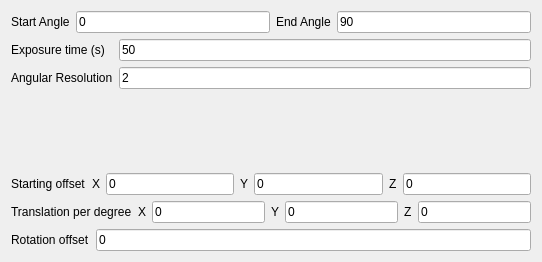
          <widget class="QWidget" name="scrollAreaWidgetContents_3">
           <property name="geometry">
            <rect>
             <x>0</x>
             <y>0</y>
             <width>542</width>
             <height>262</height>
            </rect>
           </property>
           <layout class="QVBoxLayout" name="verticalLayout_6">
            <item>
             <layout class="QHBoxLayout" name="horizontalLayout_28">
              <property name="bottomMargin">
               <number>0</number>
              </property>
              <item>
               <widget class="QLabel" name="label_startAngle">
                <property name="toolTip">
                 <string>&lt;html&gt;&lt;head/&gt;&lt;body&gt;&lt;p&gt;Start rotation angle in degrees&lt;/p&gt;&lt;/body&gt;&lt;/html&gt;</string>
                </property>
                <property name="text">
                 <string>Start Angle</string>
                </property>
               </widget>
              </item>
              <item>
               <widget class="QLineEdit" name="lineEdit_startAngle">
                <property name="text">
                 <string>0</string>
                </property>
               </widget>
              </item>
              <item>
               <widget class="QLabel" name="label_endAngle">
                <property name="toolTip">
                 <string>&lt;html&gt;&lt;head/&gt;&lt;body&gt;&lt;p&gt;Last rotation angle in degrees&lt;/p&gt;&lt;/body&gt;&lt;/html&gt;</string>
                </property>
                <property name="text">
                 <string>End Angle</string>
                </property>
               </widget>
              </item>
              <item>
               <widget class="QLineEdit" name="lineEdit_endAngle">
                <property name="text">
                 <string>90</string>
                </property>
               </widget>
              </item>
             </layout>
            </item>
            <item>
             <layout class="QFormLayout" name="formLayout_7">
              <property name="bottomMargin">
               <number>0</number>
              </property>
              <item row="0" column="0">
               <widget class="QLabel" name="label_expTime">
                <property name="toolTip">
                 <string>&lt;html&gt;&lt;head/&gt;&lt;body&gt;&lt;p&gt;The exposure time in seconds&lt;/p&gt;&lt;/body&gt;&lt;/html&gt;</string>
                </property>
                <property name="text">
                 <string>Exposure time (s)</string>
                </property>
               </widget>
              </item>
              <item row="0" column="1">
               <widget class="QLineEdit" name="lineEdit_exposureTime">
                <property name="text">
                 <string>50</string>
                </property>
               </widget>
              </item>
              <item row="1" column="0">
               <widget class="QLabel" name="label_angleRes">
                <property name="toolTip">
                 <string>&lt;html&gt;&lt;head/&gt;&lt;body&gt;&lt;p&gt;Specifies the angular step size used for wedge iterations in degrees&lt;/p&gt;&lt;/body&gt;&lt;/html&gt;</string>
                </property>
                <property name="text">
                 <string>Angular Resolution</string>
                </property>
               </widget>
              </item>
              <item row="1" column="1">
               <widget class="QLineEdit" name="lineEdit_angleRes">
                <property name="text">
                 <string>2</string>
                </property>
               </widget>
              </item>
             </layout>
            </item>
            <item>
             <layout class="QHBoxLayout" name="horizontalLayout_29">
              <property name="bottomMargin">
               <number>0</number>
              </property>
              <item>
               <widget class="QLabel" name="label_startOffset">
                <property name="toolTip">
                 <string>&lt;html&gt;&lt;head/&gt;&lt;body&gt;&lt;p&gt;Offset translation in μm applied to the crystal relative to the origin&lt;/p&gt;&lt;/body&gt;&lt;/html&gt;</string>
                </property>
                <property name="text">
                 <string>Starting offset</string>
                </property>
               </widget>
              </item>
              <item>
               <widget class="QLabel" name="label_offsetX">
                <property name="text">
                 <string>X</string>
                </property>
               </widget>
              </item>
              <item>
               <widget class="QLineEdit" name="lineEdit_offsetX">
                <property name="text">
                 <string>0</string>
                </property>
               </widget>
              </item>
              <item>
               <widget class="QLabel" name="label_offsetY">
                <property name="text">
                 <string>Y</string>
                </property>
               </widget>
              </item>
              <item>
               <widget class="QLineEdit" name="lineEdit_offsetY">
                <property name="text">
                 <string>0</string>
                </property>
               </widget>
              </item>
              <item>
               <widget class="QLabel" name="label_offsetZ">
                <property name="text">
                 <string>Z</string>
                </property>
               </widget>
              </item>
              <item>
               <widget class="QLineEdit" name="lineEdit_offsetZ">
                <property name="text">
                 <string>0</string>
                </property>
               </widget>
              </item>
             </layout>
            </item>
            <item>
             <layout class="QHBoxLayout" name="horizontalLayout_30">
              <property name="bottomMargin">
               <number>0</number>
              </property>
              <item>
               <widget class="QLabel" name="label_tns">
                <property name="toolTip">
                 <string>&lt;html&gt;&lt;head/&gt;&lt;body&gt;&lt;p&gt;translation of the goniometer during exposure in μm/ ◦ for helical scanning&lt;/p&gt;&lt;/body&gt;&lt;/html&gt;</string>
                </property>
                <property name="text">
                 <string>Translation per degree</string>
                </property>
               </widget>
              </item>
              <item>
               <widget class="QLabel" name="label_tnsX">
                <property name="text">
                 <string>X</string>
                </property>
               </widget>
              </item>
              <item>
               <widget class="QLineEdit" name="lineEdit_tnsX">
                <property name="text">
                 <string>0</string>
                </property>
               </widget>
              </item>
              <item>
               <widget class="QLabel" name="label_tnsY">
                <property name="text">
                 <string>Y</string>
                </property>
               </widget>
              </item>
              <item>
               <widget class="QLineEdit" name="lineEdit_tnsY">
                <property name="text">
                 <string>0</string>
                </property>
               </widget>
              </item>
              <item>
               <widget class="QLabel" name="label_tnsZ">
                <property name="text">
                 <string>Z</string>
                </property>
               </widget>
              </item>
              <item>
               <widget class="QLineEdit" name="lineEdit_tnsZ">
                <property name="text">
                 <string>0</string>
                </property>
               </widget>
              </item>
             </layout>
            </item>
            <item>
             <layout class="QHBoxLayout" name="horizontalLayout_32">
              <item>
               <widget class="QLabel" name="label_rotOffset">
                <property name="toolTip">
                 <string>&lt;html&gt;&lt;head/&gt;&lt;body&gt;&lt;p&gt;The offset in μm along X (vertical in most set-ups) between the beam axis and the rotation axis&lt;/p&gt;&lt;/body&gt;&lt;/html&gt;</string>
                </property>
                <property name="text">
                 <string>Rotation offset</string>
                </property>
               </widget>
              </item>
              <item>
               <widget class="QLineEdit" name="lineEdit_rotOffset">
                <property name="text">
                 <string>0</string>
                </property>
               </widget>
              </item>
             </layout>
            </item>
           </layout>
          </widget>
